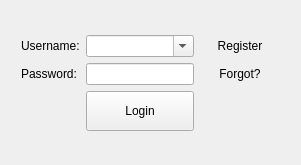
<?xml version="1.0" encoding="UTF-8"?>
<ui version="4.0">
 <class>LoginDialog</class>
 <widget class="QDialog" name="LoginDialog">
  <property name="geometry">
   <rect>
    <x>0</x>
    <y>0</y>
    <width>301</width>
    <height>165</height>
   </rect>
  </property>
  <property name="windowTitle">
   <string>Login</string>
  </property>
  <layout class="QGridLayout" name="gridLayout_2">
   <item row="0" column="1">
    <spacer name="verticalSpacer">
     <property name="orientation">
      <enum>Qt::Vertical</enum>
     </property>
     <property name="sizeHint" stdset="0">
      <size>
       <width>20</width>
       <height>14</height>
      </size>
     </property>
    </spacer>
   </item>
   <item row="1" column="0">
    <spacer name="horizontalSpacer_2">
     <property name="orientation">
      <enum>Qt::Horizontal</enum>
     </property>
     <property name="sizeHint" stdset="0">
      <size>
       <width>2</width>
       <height>20</height>
      </size>
     </property>
    </spacer>
   </item>
   <item row="1" column="1">
    <layout class="QGridLayout" name="gridLayout">
     <item row="0" column="0">
      <widget class="QLabel" name="label">
       <property name="text">
        <string>Username:</string>
       </property>
      </widget>
     </item>
     <item row="0" column="1">
      <widget class="QComboBox" name="cbox_username">
       <property name="editable">
        <bool>true</bool>
       </property>
      </widget>
     </item>
     <item row="0" column="2">
      <widget class="QPushButton" name="btn_register">
       <property name="text">
        <string>Register</string>
       </property>
       <property name="flat">
        <bool>true</bool>
       </property>
      </widget>
     </item>
     <item row="1" column="0">
      <widget class="QLabel" name="label_2">
       <property name="text">
        <string>Password:</string>
       </property>
      </widget>
     </item>
     <item row="1" column="1">
      <widget class="QLineEdit" name="ledt_password"/>
     </item>
     <item row="1" column="2">
      <widget class="QPushButton" name="btn_forgot">
       <property name="text">
        <string>Forgot?</string>
       </property>
       <property name="flat">
        <bool>true</bool>
       </property>
      </widget>
     </item>
     <item row="2" column="1">
      <widget class="QPushButton" name="btn_login">
       <property name="minimumSize">
        <size>
         <width>0</width>
         <height>40</height>
        </size>
       </property>
       <property name="text">
        <string>Login</string>
       </property>
      </widget>
     </item>
    </layout>
   </item>
   <item row="1" column="2">
    <spacer name="horizontalSpacer">
     <property name="orientation">
      <enum>Qt::Horizontal</enum>
     </property>
     <property name="sizeHint" stdset="0">
      <size>
       <width>2</width>
       <height>20</height>
      </size>
     </property>
    </spacer>
   </item>
   <item row="2" column="1">
    <spacer name="verticalSpacer_2">
     <property name="orientation">
      <enum>Qt::Vertical</enum>
     </property>
     <property name="sizeHint" stdset="0">
      <size>
       <width>20</width>
       <height>15</height>
      </size>
     </property>
    </spacer>
   </item>
  </layout>
 </widget>
 <resources/>
 <connections/>
</ui>
